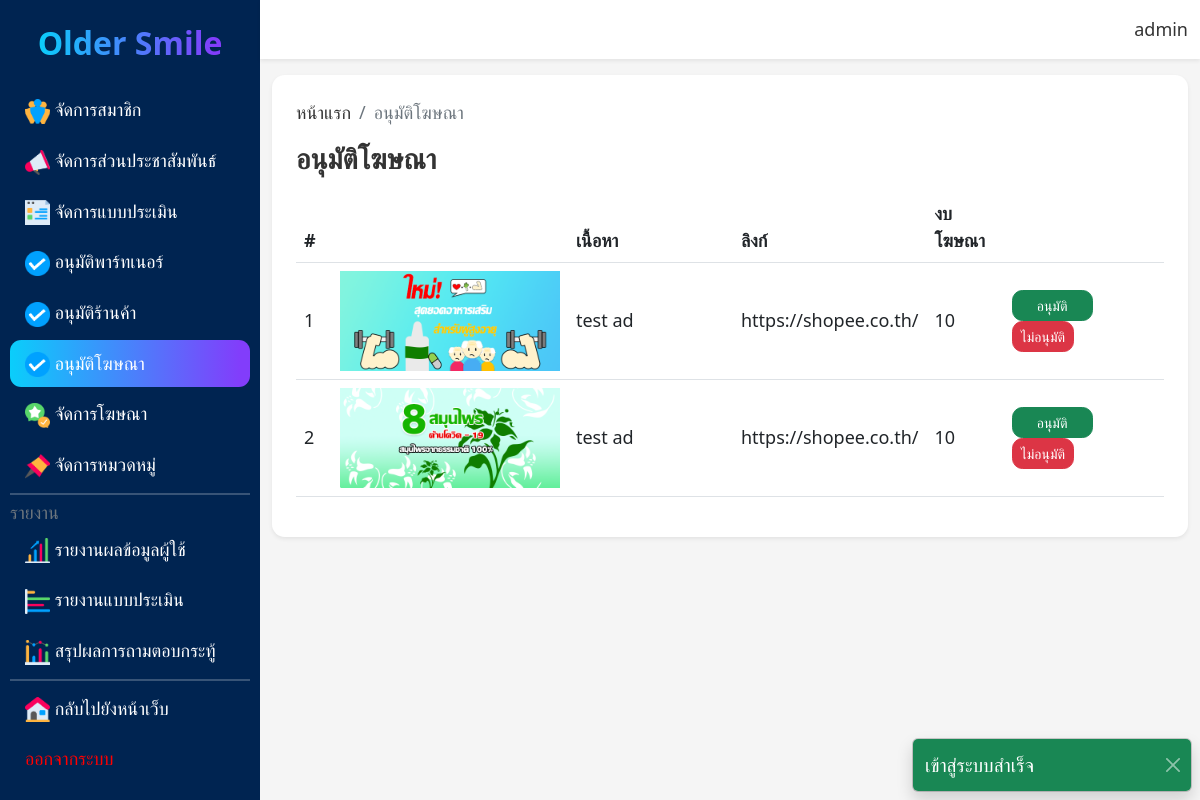
The page /admin/ad_mng.php (signed in) on the database its author committed.
### tables this page shows
CREATE TABLE `advert` (
  `ad_id` int(11) NOT NULL,
  `user_id` int(11) NOT NULL,
  `cat_id` int(11) NOT NULL,
  `ad_body` text NOT NULL,
  `ad_link` text NOT NULL,
  `ad_point` int(11) NOT NULL,
  `ad_image` varchar(60) NOT NULL,
  `ad_status` int(1) NOT NULL
);

### admin/ad_mng.php (the view, shortened to what this page needs)
<?php
include('../conn.php');
$sql = "SELECT * FROM advert WHERE ad_status = 0";
$query = mysqli_query($conn,$sql);
?>
<!DOCTYPE html>
<html lang="en">
<head>
    <link rel="stylesheet" href="../boostrap/bootstrap.min.css">
    <link rel="stylesheet" href="../css/admin.css">
    <link rel="stylesheet" href="../css/base.css">
</head>
<body>
    <?php include('component/alert.php');?>
    <main class="main d-flex">
        <?php include('component/sidebar.php');?>
        <div class="content">
            <?php include('component/navbar.php');?>
            <div class="content-body">
                <div class="container-fluid mt-3 pb-5">
                    <div class="p-4 rounded-4 shadow-sm bg-white">
                        <ol class="breadcrumb">
                            <li class="breadcrumb-item"><a href="../index.php">หน้าแรก</a></li>
                            <li class="breadcrumb-item active">อนุมัติโฆษณา</li>
                        </ol>
                        <div class="d-flex justify-content-between">
                            <h3>อนุมัติโฆษณา</h3>
                        </div>
                        <div class="table-responsive mt-3">
                            <table class="table table-hover align-middle">
                                <thead>
                                    <tr>
                                        <th style="width: 5%;">#</th>
                                        <th style="width: 15%;"></th>
                                        <th style="width: 30%;">เนื้อหา</th>
                                        <th style="width: 15%;">ลิงก์</th>
                                        <th style="width: 10%;">งบโฆษณา</th>
                                        <th style="width: 25%;"></th>
                                    </tr>
                                </thead>
                                <tbody>
                                    <?php foreach($query as $i => $row):?>
                                    <tr>
                                        <td><?php echo $i+1;?></td>
                                        <td>
                                            <img height="100" src="../img/<?php echo $row['ad_image'];?>" alt="">
                                        </td>
                                        <td><?php echo $row['ad_body'];?></td>
                                        <td><?php echo $row['ad_link'];?></td>
                                        <td><?php echo $row['ad_point'];?></td>
                                        <td>
                                            <a href="ad_proc/ad_allow_proc.php?id=<?php echo $row['ad_id'];?>&point=<?php echo $row['ad_point'];?>&user_id=<?php echo $row['user_id'];?>" class="btn btn-success px-4 btn-sm">อนุมัติ</a>
                                            <a href="ad_proc/ad_cancel_proc.php?id=<?php echo $row['ad_id'];?>" onclick="return confirm('คุณแน่ใจ หรือไม่ ว่าจะไม่อนุมัติ')" class="btn btn-danger btn-sm">ไม่อนุมัติ</a>
                                        </td>
                                    </tr>
                                    <?php endforeach;?>
                                </tbody>
                            </table>
                        </div>
                    </div>
                </div>
            </div>
        </div>
    </main>
</body>
</html>

### css/admin.css (style rules this page uses)
.content { width: 100%; }
body { overflow: hidden; }
.content-body { width: 100%; overflow: auto; max-height: 100vh; }

### css/base.css (style rules this page uses)
body { background-color: #f5f5f5!important; font-family: system-ui, -apple-system, BlinkMacSystemFont, 'Segoe UI', Roboto, Oxygen, Ubuntu, Cantarell, 'Open Sans', 'Helvetica Neue', sans-serif!important; font-size: 18px!important; font-weight: 500!important; margin: 0!important; padding: 0!important; }
h1,h2,h3,h4,h5,h6,a,p { color: #333!important; text-decoration: none!important; margin: 0!important; }
h1,h2,h3,h4,h5,h6 { font-weight: 600!important; }
img, video { object-fit: cover!important; }
.rounded-4 { border-radius: 0.8rem!important; }
.btn, .form-control, .form-select, .form-control-plaintext { border-radius: 0.65rem!important; }
.btn-success, .btn-danger, .btn-secondary, .btn-info { color: #fff!important; }

### rows shown on the page
advert: ad_image (picture), ad_body "test ad", ad_link "https://shopee.co.th/", ad_point "10"
advert: ad_image (picture), ad_body "test ad", ad_link "https://shopee.co.th/", ad_point "10"

### other values the page prints
$_SESSION['succ'] "เข้าสู่ระบบสำเร็จ"
$_SESSION['my_name'] "admin"
